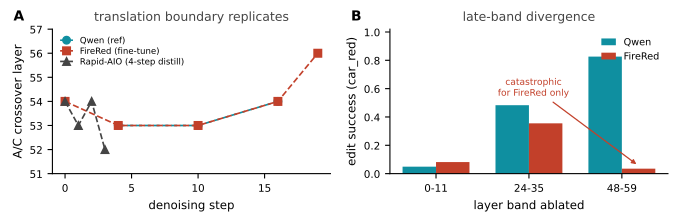

The Python source for this figure:
"""Fig 11 (G4): cross-model replication. Panel A: the A/C crossover layer
(where the two-code translation completes) across three checkpoints --
Qwen-Image-Edit-2511 (reference), FireRed-Image-Edit-1.1 (independent
fine-tune), and a 4-step distilled merge (Rapid-AIO) -- all cluster at
L52-56. Panel B: layer-band zero-ablation edit success, Qwen vs. FireRed,
showing the one genuine divergence: FireRed's late band (L48-59) is
catastrophic where Qwen's is harmless."""
import json
import numpy as np
import matplotlib
matplotlib.use("Agg")
import matplotlib.pyplot as plt

RED = "#C2402A"
TEAL = "#0F8FA0"
GRAY_D = "#444444"
GRAY_M = "#999999"

ROOT = "/home/ubuntu/chengyanli/image-edit-lens"
g4 = json.load(open(f"{ROOT}/runs/g4_summary.json"))
f1 = g4["findings"][0]
f4 = g4["findings"][3]

fig, axes = plt.subplots(1, 2, figsize=(6.9, 2.35))

# ---- Panel A: crossover-layer replication across models ----
axA = axes[0]

def scatter_series(d, color, label, marker):
    xs = sorted((int(k) for k, v in d.items() if v is not None))
    ys = [d[str(x)] for x in xs]
    axA.plot(xs, ys, color=color, marker=marker, markersize=5.5, linewidth=1.2,
              linestyle="--", label=label)

scatter_series(f1["qwen"], TEAL, "Qwen (ref)", "o")
scatter_series(f1["firered_car"], RED, "FireRed (fine-tune)", "s")
scatter_series(f1["rapidaio_4step"], GRAY_D, "Rapid-AIO (4-step distill)", "^")
axA.set_xlabel("denoising step", fontsize=8.5)
axA.set_ylabel("A/C crossover layer", fontsize=8.5)
axA.set_ylim(51, 57)
axA.legend(fontsize=6.2, frameon=False, loc="upper left", handlelength=1.5, labelspacing=0.3)
axA.set_title("translation boundary replicates", fontsize=9, color=GRAY_D)
axA.tick_params(labelsize=7.5)
for spine in ["top", "right"]:
    axA.spines[spine].set_visible(False)

# ---- Panel B: layer-band ablation, Qwen vs FireRed ----
axB = axes[1]
bands = ["L0_11", "L24_35", "L48_59"]
band_labels = ["0-11", "24-35", "48-59"]
qwen_vals = [f4["qwen"][b]["edit_success"] for b in bands]
fr_vals = [f4["firered"][b]["edit_success"] for b in bands]
x = np.arange(len(bands))
w = 0.36
axB.bar(x - w / 2, qwen_vals, width=w, color=TEAL, label="Qwen")
axB.bar(x + w / 2, fr_vals, width=w, color=RED, label="FireRed")
axB.set_xticks(x)
axB.set_xticklabels(band_labels, fontsize=7.8)
axB.set_ylim(0, 1.02)
axB.set_ylabel("edit success (car_red)", fontsize=8.5)
axB.set_xlabel("layer band ablated", fontsize=8.5)
axB.legend(fontsize=7, frameon=False, loc="upper right", handlelength=1.5)
axB.set_title("late-band divergence", fontsize=9, color=GRAY_D)
axB.tick_params(labelsize=7.5)
for spine in ["top", "right"]:
    axB.spines[spine].set_visible(False)
axB.annotate("catastrophic\nfor FireRed only", xy=(2 + w / 2, fr_vals[2] + 0.02),
             xytext=(1.05, 0.55), fontsize=6.6, color=RED, ha="center",
             arrowprops=dict(arrowstyle="-|>", color=RED, linewidth=0.9))

for ax, letter in zip(axes, "AB"):
    ax.text(-0.14, 1.06, letter, transform=ax.transAxes, fontsize=10, fontweight="bold")

fig.tight_layout()
fig.savefig(f"{ROOT}/paper/figs/fig11_replication.pdf", bbox_inches="tight")
print("wrote fig11_replication.pdf")
print("qwen L48_59:", f4["qwen"]["L48_59"]["edit_success"], "firered L48_59:", f4["firered"]["L48_59"]["edit_success"])
